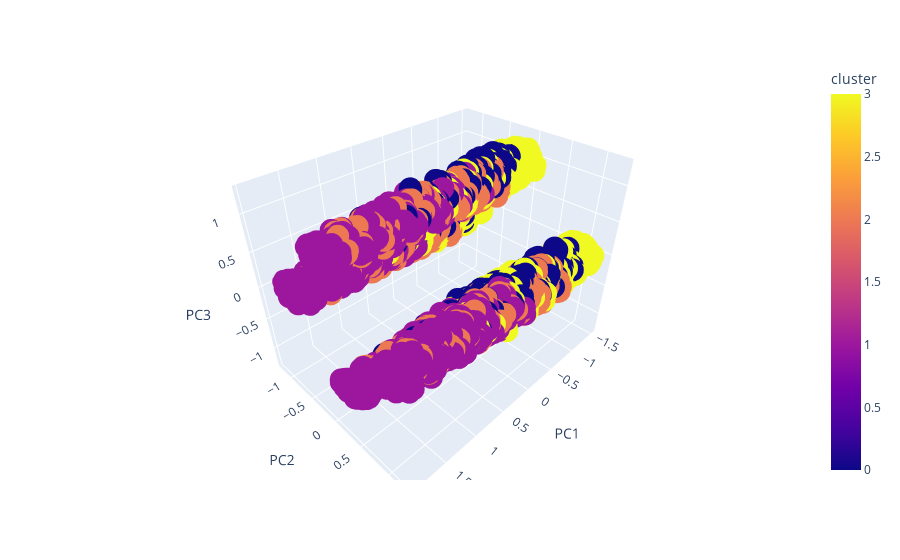

Here is the notebook cell this chart was saved with:
### Code cell
from sklearn.decomposition import PCA
df_vector = pd.DataFrame(llibres_pkl['vector'].tolist())

# Columna de clusters
df_cluster = pd.DataFrame(labels, columns=['cluster'])

# PCA with 3 components
pca = PCA(n_components=3)
principalComponents = pca.fit_transform(df_vector)
principalDf = pd.DataFrame(data=principalComponents, columns=['PC1', 'PC2', 'PC3'])

# Unir los componentes principales con la información del cluster
finalDf = pd.concat([principalDf, df_cluster], axis=1)

# Plot a 3D interactive plot
import plotly.express as px
fig = px.scatter_3d(finalDf, x='PC1', y='PC2', z='PC3', color='cluster')

# Guardar el gráfico
fig.write_html('pca_llibres_cluster_3d.html')
fig.show()

### Figure 1 — Plotly figure (JSON) as saved in the notebook; plotly's stock layout.template omitted (floating-point values rounded to 4 significant figures; data arrays with more than 128 entries replaced by an {"elided": "..."} marker saying what was removed)
{"data": [{"hovertemplate": "PC1=%{x}<br>PC2=%{y}<br>PC3=%{z}<br>cluster=%{marker.color}<extra></extra>", "legendgroup": "", "marker": {"color": {"elided": "15666 int values"}, "coloraxis": "coloraxis", "symbol": "circle"}, "mode": "markers", "name": "", "scene": "scene", "showlegend": false, "type": "scatter3d", "x": {"elided": "15666 float values"}, "y": {"elided": "15666 float values"}, "z": {"elided": "15666 float values"}}], "layout": {"coloraxis": {"colorbar": {"title": {"text": "cluster"}}, "colorscale": [[0, "#0d0887"], [0.1111, "#46039f"], [0.2222, "#7201a8"], [0.3333, "#9c179e"], [0.4444, "#bd3786"], [0.5556, "#d8576b"], [0.6667, "#ed7953"], [0.7778, "#fb9f3a"], [0.8889, "#fdca26"], [1, "#f0f921"]]}, "legend": {"tracegroupgap": 0}, "margin": {"t": 60}, "scene": {"domain": {"x": [0, 1], "y": [0, 1]}, "xaxis": {"title": {"text": "PC1"}}, "yaxis": {"title": {"text": "PC2"}}, "zaxis": {"title": {"text": "PC3"}}}}}
